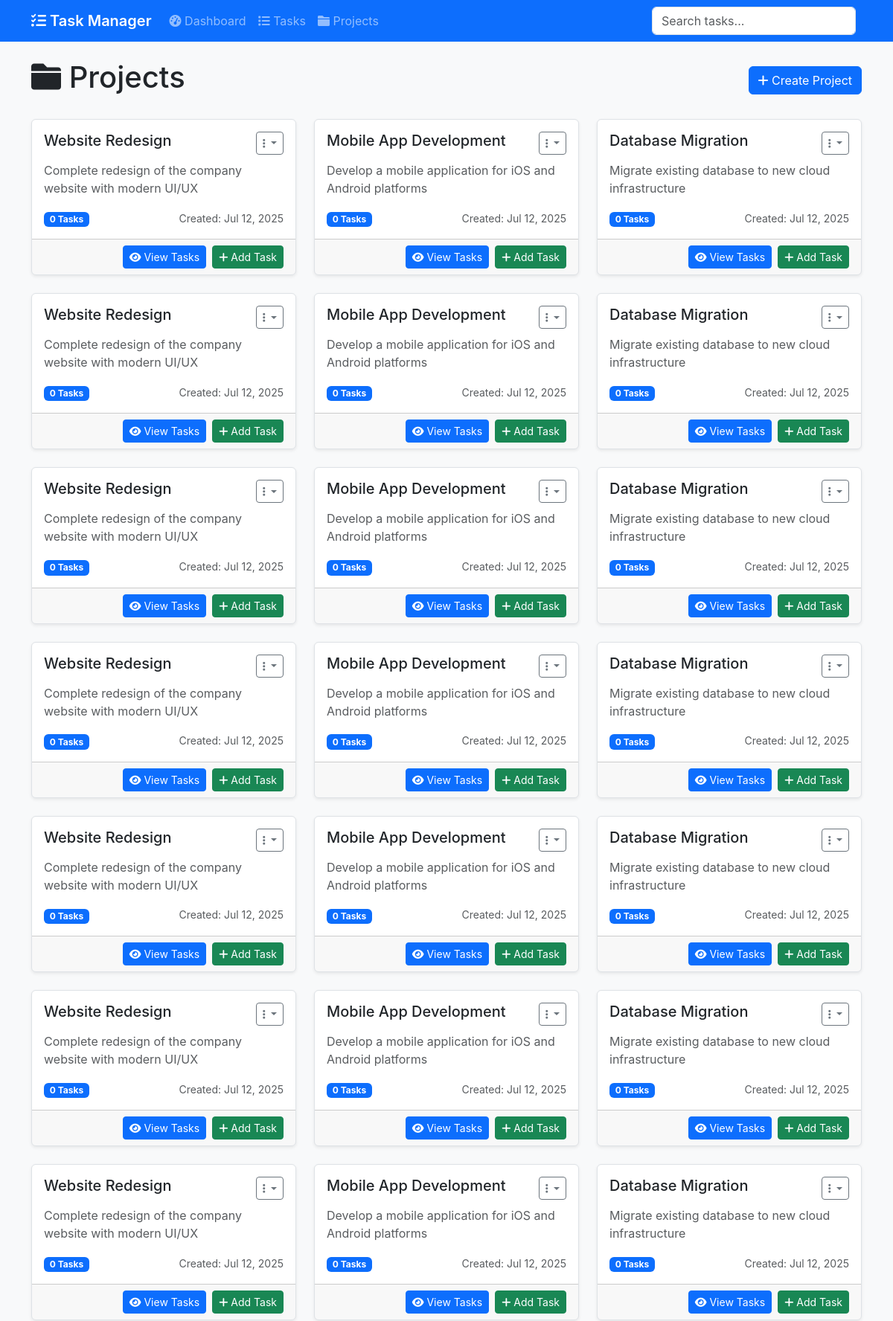
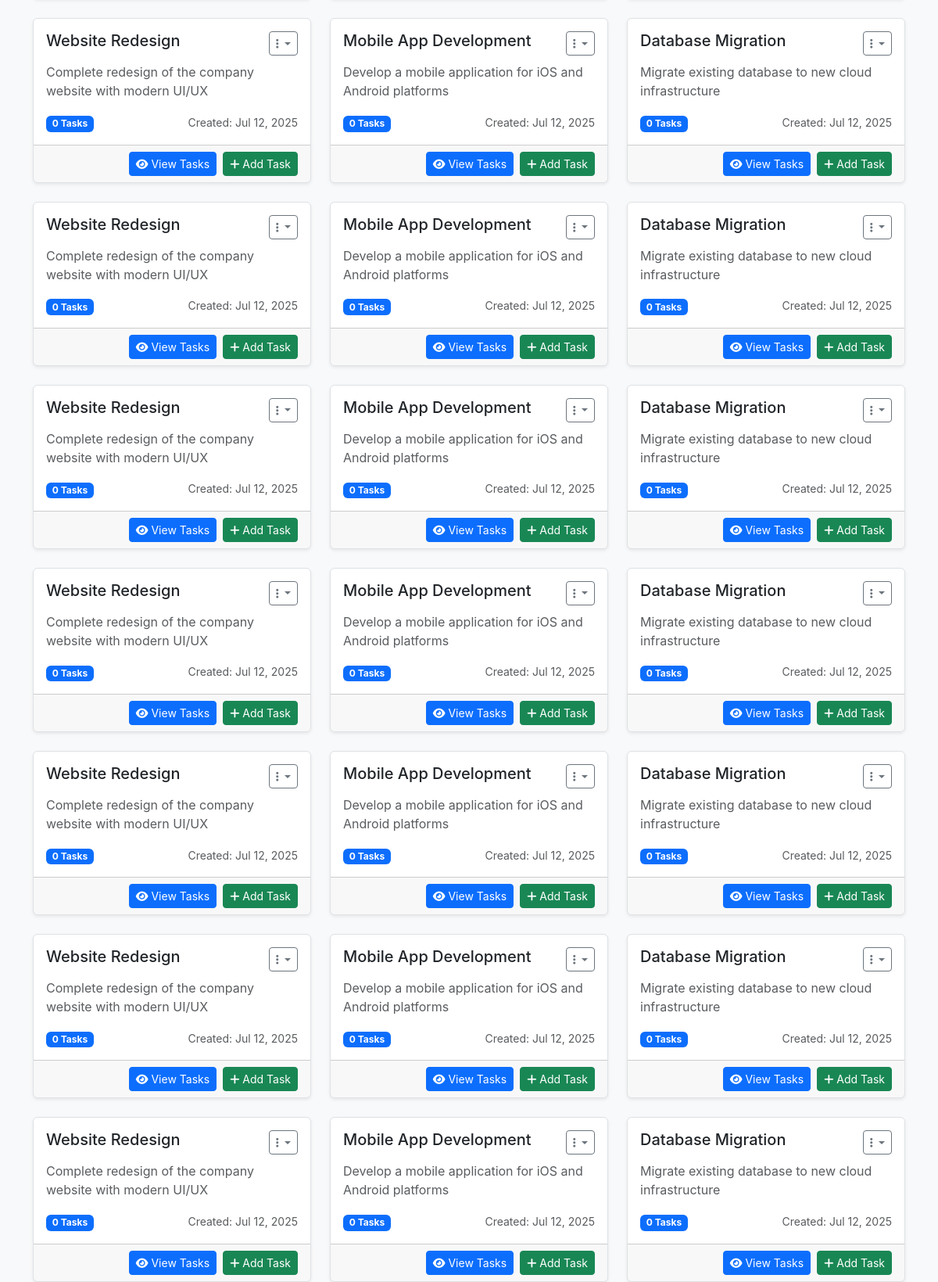
The app's page /projects (upper part) with its own data (2 pictures, top to bottom).
### tables this page shows
CREATE TABLE projects (
            id INTEGER PRIMARY KEY AUTOINCREMENT,
            name VARCHAR(255) NOT NULL,
            description TEXT,
            created_at DATETIME DEFAULT CURRENT_TIMESTAMP,
            updated_at DATETIME DEFAULT CURRENT_TIMESTAMP
        );

### controllers/ProjectController.php (called while the page is built, shortened)
<?php
class ProjectController {
    private $project;
    public function __construct($db) {
        $this->project = new Project($db);
    }
    public function index() {
        $stmt = $this->project->read();
        $projects = $stmt->fetchAll(PDO::FETCH_ASSOC);
        include 'views/projects/index.php';
    }
}
?>

### models/Project.php (called while the page is built, shortened)
<?php
class Project {
    private $conn;
    private $table = "projects";
    public function __construct($db) {
        $this->conn = $db;
    }
    public function read() {
        $query = "SELECT p.*, COUNT(t.id) as task_count
                  FROM " . $this->table . " p
                  LEFT JOIN tasks t ON p.id = t.project_id
                  GROUP BY p.id
                  ORDER BY p.created_at DESC";
        $stmt = $this->conn->prepare($query);
        $stmt->execute();
        return $stmt;
    }
}
?>

### config/routes.php (called while the page is built)
<?php
$routes = [
    ['pattern' => '/', 'controller' => 'DashboardController', 'method' => 'index'],
    ['pattern' => '/dashboard', 'controller' => 'DashboardController', 'method' => 'index'],
    ['pattern' => '/tasks', 'controller' => 'TaskController', 'method' => 'index'],
    ['pattern' => '/tasks/create', 'controller' => 'TaskController', 'method' => 'create'],
    ['pattern' => '/tasks/store', 'controller' => 'TaskController', 'method' => 'store', 'http_method' => 'POST'],
    ['pattern' => '/tasks/{id}', 'controller' => 'TaskController', 'method' => 'show'],
    ['pattern' => '/tasks/{id}/edit', 'controller' => 'TaskController', 'method' => 'edit'],
    ['pattern' => '/tasks/{id}/update', 'controller' => 'TaskController', 'method' => 'update', 'http_method' => 'POST'],
    ['pattern' => '/tasks/{id}/delete', 'controller' => 'TaskController', 'method' => 'delete', 'http_method' => 'POST'],
    ['pattern' => '/tasks/{id}/status', 'controller' => 'TaskController', 'method' => 'updateStatus', 'http_method' => 'POST'],
    ['pattern' => '/tasks/search', 'controller' => 'TaskController', 'method' => 'search'],
    ['pattern' => '/tasks/filter', 'controller' => 'TaskController', 'method' => 'filter'],
    ['pattern' => '/projects', 'controller' => 'ProjectController', 'method' => 'index'],
    ['pattern' => '/projects/create', 'controller' => 'ProjectController', 'method' => 'create'],
    ['pattern' => '/projects/store', 'controller' => 'ProjectController', 'method' => 'store', 'http_method' => 'POST'],
    ['pattern' => '/projects/{id}', 'controller' => 'ProjectController', 'method' => 'show'],
    ['pattern' => '/projects/{id}/edit', 'controller' => 'ProjectController', 'method' => 'edit'],
    ['pattern' => '/projects/{id}/update', 'controller' => 'ProjectController', 'method' => 'update', 'http_method' => 'POST'],
    ['pattern' => '/projects/{id}/delete', 'controller' => 'ProjectController', 'method' => 'delete', 'http_method' => 'POST'],
    ['pattern' => '/api/tasks/kanban', 'controller' => 'TaskController', 'method' => 'kanban'],
    ['pattern' => '/api/dashboard/stats', 'controller' => 'DashboardController', 'method' => 'stats'],
];
?>

### views/components/project-card.php (the view, shortened to what this page needs)
<div class="card project-card h-100">
    <div class="card-body">
        <div class="d-flex justify-content-between align-items-start mb-2">
            <h5 class="card-title"><?php echo htmlspecialchars($project['name']); ?></h5>
            <div class="dropdown">
                <button class="btn btn-sm btn-outline-secondary dropdown-toggle" type="button" data-bs-toggle="dropdown">
                    <i class="fas fa-ellipsis-v"></i>
                </button>
            </div>
        </div>
        <?php if ($project['description']): ?>
            <p class="card-text text-muted"><?php echo htmlspecialchars(substr($project['description'], 0, 150)) . (strlen($project['description']) > 150 ? '...' : ''); ?></p>
        <?php endif; ?>
        <div class="d-flex justify-content-between align-items-center">
            <div>
                <span class="badge bg-primary">
                    <?php echo $project['task_count']; ?> Task<?php echo $project['task_count'] != 1 ? 's' : ''; ?>
                </span>
            </div>
            <small class="text-muted">
                Created: <?php echo date('M j, Y', strtotime($project['created_at'])); ?>
            </small>
        </div>
    </div>
    <div class="card-footer">
        <div class="d-grid gap-2 d-md-flex justify-content-md-end">
            <a href="/projects/<?php echo $project['id']; ?>" class="btn btn-sm btn-primary">
                <i class="fas fa-eye"></i> View Tasks
            </a>
            <a href="/tasks/create?project_id=<?php echo $project['id']; ?>" class="btn btn-sm btn-success">
                <i class="fas fa-plus"></i> Add Task
            </a>
        </div>
    </div>
</div>

### views/projects/index.php (shortened to what this page needs)
<div class="row">
    <div class="col-12">
        <div class="d-flex justify-content-between align-items-center mb-4">
            <h1><i class="fas fa-folder"></i> Projects</h1>
            <a href="/projects/create" class="btn btn-primary">
                <i class="fas fa-plus"></i> Create Project
            </a>
        </div>
    </div>
</div>
<div class="row">
    <?php if (empty($projects)): ?>
        <div class="col-12">
            <div class="text-center py-5">
                <i class="fas fa-folder fa-5x text-muted mb-3"></i>
                <h3>No projects found</h3>
                <p class="text-muted">Organize your tasks by creating your first project!</p>
                <a href="/projects/create" class="btn btn-primary">
                    <i class="fas fa-plus"></i> Create First Project
                </a>
            </div>
        </div>
    <?php else: ?>
        <?php foreach ($projects as $project): ?>
            <div class="col-md-6 col-lg-4 mb-4">
                <?php include 'views/components/project-card.php'; ?>
            </div>
        <?php endforeach; ?>
    <?php endif; ?>
</div>
<?php
$content = ob_get_clean();
include 'views/layout.php';
?>

### index.php (shortened to what this page needs)
<?php
require_once 'config/routes.php';
require_once 'models/Project.php';
require_once 'controllers/TaskController.php';
require_once 'controllers/ProjectController.php';
$database = new Database();
$db = $database->getConnection();
$request_uri = $_SERVER['REQUEST_URI'];
$request_method = $_SERVER['REQUEST_METHOD'];
$uri = parse_url($request_uri, PHP_URL_PATH);
foreach ($routes as $route) {
    $pattern = $route['pattern'];
    $method = $route['method'];
    $http_method = isset($route['http_method']) ? $route['http_method'] : 'GET';
    if ($request_method !== $http_method) {
        continue;
    }
    $regex_pattern = preg_replace('/\{([^}]+)\}/', '([^/]+)', $pattern);
    $regex_pattern = '#^' . $regex_pattern . '$#';
    if (preg_match($regex_pattern, $uri, $matches)) {
        $params = array_slice($matches, 1);
        $controller_instance = new $controller($db);
        if (method_exists($controller_instance, $method)) {
            call_user_func_array([$controller_instance, $method], $params);
        } else {
            http_response_code(404);
            echo "Method not found";
        }
        break;
    }
}
?>

### views/layout.php (shortened to what this page needs)
<!DOCTYPE html>
<html lang="en">
<head>
    <link href="https://cdn.jsdelivr.net/npm/bootstrap@5.3.0/dist/css/bootstrap.min.css" rel="stylesheet">
    <link rel="stylesheet" href="https://cdnjs.cloudflare.com/ajax/libs/font-awesome/6.0.0/css/all.min.css">
    <link rel="stylesheet" href="/assets/css/styles.css">
</head>
<body>
    <nav class="navbar navbar-expand-lg navbar-dark bg-primary">
        <div class="container">
            <a class="navbar-brand" href="/">
                <i class="fas fa-tasks"></i> Task Manager
            </a>
            <div class="collapse navbar-collapse" id="navbarNav">
                <ul class="navbar-nav me-auto">
                    <li class="nav-item">
                        <a class="nav-link" href="/dashboard">
                            <i class="fas fa-tachometer-alt"></i> Dashboard
                        </a>
                    </li>
                    <li class="nav-item">
                        <a class="nav-link" href="/tasks">
                            <i class="fas fa-list"></i> Tasks
                        </a>
                    </li>
                    <li class="nav-item">
                        <a class="nav-link" href="/projects">
                            <i class="fas fa-folder"></i> Projects
                        </a>
                    </li>
                </ul>
                <div class="navbar-nav">
                    <div class="nav-item">
                        <form class="d-flex" hx-get="/tasks/search" hx-target="#search-results" hx-trigger="keyup delay:500ms">
                            <input class="form-control me-2" type="search" name="q" placeholder="Search tasks..." aria-label="Search">
                        </form>
                    </div>
                </div>
            </div>
        </div>
    </nav>
    <main class="container mt-4">
        <?php if (isset($content)) echo $content; ?>
    </main>
</body>
</html>

### assets/css/styles.css (style rules this page uses)
:root { --primary-color: #0d6efd; --secondary-color: #6c757d; --success-color: #198754; --warning-color: #ffc107; --danger-color: #dc3545; --info-color: #0dcaf0; --light-color: #f8f9fa; --dark-color: #212529; --border-radius: 0.375rem; --box-shadow: 0 0.125rem 0.25rem rgba(0, 0, 0, 0.075); }
body { background-color: var(--light-color); font-family: -apple-system, BlinkMacSystemFont, 'Segoe UI', Roboto, sans-serif; }
.navbar-brand { font-weight: 600; }
.project-card { border: 1px solid #dee2e6; border-radius: var(--border-radius); box-shadow: var(--box-shadow); transition: all 0.3s ease; }
.btn { transition: all 0.3s ease; }

### records on screen
projects: name "Website Redesign", description "Complete redesign of the company website with modern UI/UX", task_count "0", created_at "Jul 12, 2025"
projects: name "Mobile App Development", description "Develop a mobile application for iOS and Android platforms", task_count "0", created_at "Jul 12, 2025"
projects: name "Database Migration", description "Migrate existing database to new cloud infrastructure", task_count "0", created_at "Jul 12, 2025"
projects: name "Website Redesign", description "Complete redesign of the company website with modern UI/UX", task_count "0", created_at "Jul 12, 2025"
projects: name "Mobile App Development", description "Develop a mobile application for iOS and Android platforms", task_count "0", created_at "Jul 12, 2025"
projects: name "Database Migration", description "Migrate existing database to new cloud infrastructure", task_count "0", created_at "Jul 12, 2025"
projects: name "Website Redesign", description "Complete redesign of the company website with modern UI/UX", task_count "0", created_at "Jul 12, 2025"
projects: name "Mobile App Development", description "Develop a mobile application for iOS and Android platforms", task_count "0", created_at "Jul 12, 2025"
projects: name "Database Migration", description "Migrate existing database to new cloud infrastructure", task_count "0", created_at "Jul 12, 2025"
projects: name "Website Redesign", description "Complete redesign of the company website with modern UI/UX", task_count "0", created_at "Jul 12, 2025"
projects: name "Mobile App Development", description "Develop a mobile application for iOS and Android platforms", task_count "0", created_at "Jul 12, 2025"
projects: name "Database Migration", description "Migrate existing database to new cloud infrastructure", task_count "0", created_at "Jul 12, 2025"
projects: name "Website Redesign", description "Complete redesign of the company website with modern UI/UX", task_count "0", created_at "Jul 12, 2025"
projects: name "Mobile App Development", description "Develop a mobile application for iOS and Android platforms", task_count "0", created_at "Jul 12, 2025"
projects: name "Database Migration", description "Migrate existing database to new cloud infrastructure", task_count "0", created_at "Jul 12, 2025"
projects: name "Website Redesign", description "Complete redesign of the company website with modern UI/UX", task_count "0", created_at "Jul 12, 2025"
projects: name "Mobile App Development", description "Develop a mobile application for iOS and Android platforms", task_count "0", created_at "Jul 12, 2025"
projects: name "Database Migration", description "Migrate existing database to new cloud infrastructure", task_count "0", created_at "Jul 12, 2025"
projects: name "Website Redesign", description "Complete redesign of the company website with modern UI/UX", task_count "0", created_at "Jul 12, 2025"
projects: name "Mobile App Development", description "Develop a mobile application for iOS and Android platforms", task_count "0", created_at "Jul 12, 2025"
projects: name "Database Migration", description "Migrate existing database to new cloud infrastructure", task_count "0", created_at "Jul 12, 2025"
projects: name "Website Redesign", description "Complete redesign of the company website with modern UI/UX", task_count "0", created_at "Jul 12, 2025"
projects: name "Mobile App Development", description "Develop a mobile application for iOS and Android platforms", task_count "0", created_at "Jul 12, 2025"
projects: name "Database Migration", description "Migrate existing database to new cloud infrastructure", task_count "0", created_at "Jul 12, 2025"
projects: name "Website Redesign", description "Complete redesign of the company website with modern UI/UX", task_count "0", created_at "Jul 12, 2025"
projects: name "Mobile App Development", description "Develop a mobile application for iOS and Android platforms", task_count "0", created_at "Jul 12, 2025"
projects: name "Database Migration", description "Migrate existing database to new cloud infrastructure", task_count "0", created_at "Jul 12, 2025"
projects: name "Website Redesign", description "Complete redesign of the company website with modern UI/UX", task_count "0", created_at "Jul 12, 2025"
projects: name "Mobile App Development", description "Develop a mobile application for iOS and Android platforms", task_count "0", created_at "Jul 12, 2025"
projects: name "Database Migration", description "Migrate existing database to new cloud infrastructure", task_count "0", created_at "Jul 12, 2025"
projects: name "Website Redesign", description "Complete redesign of the company website with modern UI/UX", task_count "0", created_at "Jul 12, 2025"
projects: name "Mobile App Development", description "Develop a mobile application for iOS and Android platforms", task_count "0", created_at "Jul 12, 2025"
projects: name "Database Migration", description "Migrate existing database to new cloud infrastructure", task_count "0", created_at "Jul 12, 2025"
projects: name "Website Redesign", description "Complete redesign of the company website with modern UI/UX", task_count "0", created_at "Jul 12, 2025"
projects: name "Mobile App Development", description "Develop a mobile application for iOS and Android platforms", task_count "0", created_at "Jul 12, 2025"
projects: name "Database Migration", description "Migrate existing database to new cloud infrastructure", task_count "0", created_at "Jul 12, 2025"
projects: name "Website Redesign", description "Complete redesign of the company website with modern UI/UX", task_count "0", created_at "Jul 12, 2025"
projects: name "Mobile App Development", description "Develop a mobile application for iOS and Android platforms", task_count "0", created_at "Jul 12, 2025"
projects: name "Database Migration", description "Migrate existing database to new cloud infrastructure", task_count "0", created_at "Jul 12, 2025"
projects: name "Website Redesign", description "Complete redesign of the company website with modern UI/UX", task_count "0", created_at "Jul 12, 2025"
projects: name "Mobile App Development", description "Develop a mobile application for iOS and Android platforms", task_count "0", created_at "Jul 12, 2025"
projects: name "Database Migration", description "Migrate existing database to new cloud infrastructure", task_count "0", created_at "Jul 12, 2025"
